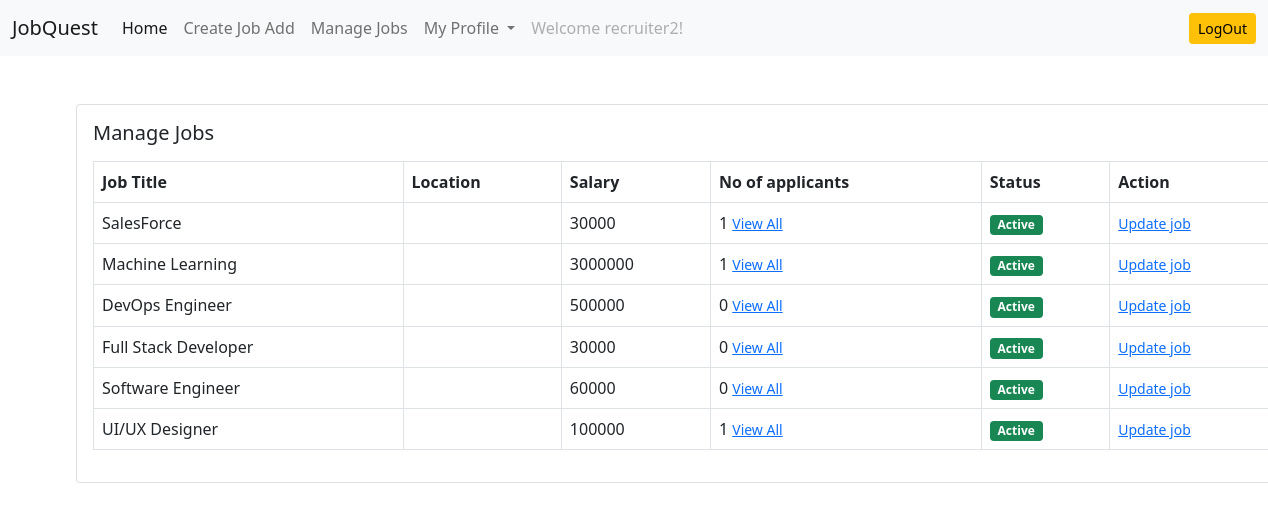
/job/manage-job/ (signed in), run on the app's committed database.
### users/models.py (models this page shows)
class User(AbstractUser):
    email = models.EmailField(unique=True)
    is_recruiter = models.BooleanField(default=False)
    is_applicant = models.BooleanField(default=False)
    has_resume = models.BooleanField(default=False)
    has_company =  models.BooleanField(default=False)

### job/models.py (models this page shows, shortened)
class Job(models.Model):
    job_type_choices=(
        ('Remote','Remote'),
        ('Onsite','Onsite'),
        ('Hybrid','Hybrid')
    )
    user = models.ForeignKey(User,on_delete=models.CASCADE)
    company = models.ForeignKey(Company, on_delete=models.CASCADE)
    title = models.CharField(max_length=100)
    city = models.CharField(max_length=100)
    salary = models.PositiveIntegerField(default=30000)
    min_experience = models.PositiveIntegerField(default=0)
    max_experience = models.PositiveIntegerField(default=2)
    requirements = models.TextField()   # skills
    skills = models.TextField()
    is_available = models.BooleanField(default=True)
    timestamp = models.DateTimeField(auto_now_add=True)
    industry = models.ForeignKey(Industry, on_delete=models.DO_NOTHING, null=True, blank = True)
    state = models.ForeignKey(State, on_delete=models.DO_NOTHING, null=True, blank=True)
    job_type = models.CharField(max_length=20, choices = job_type_choices, null = True, blank =True)

### job/views.py (the view)
# urls.py: path('manage-job/', views.manage_jobs,name='manage-jobs'),
def manage_jobs(request):
    jobs = Job.objects.filter(user=request.user,company=request.user.company)
    context = {'jobs':jobs}
    return render(request, 'job/manage_jobs.html',context)

### templates/job/manage_jobs.html
{% extends 'base.html' %}
{% load humanize %}
{% block content %}
<div class="card mx-auto" style="width: 76rem;">
    <div class="card-body">
        <h5 class="card-title mb-3">Manage Jobs</h5>
        <table class="table table-bordered">
            <thead>
                <tr>
                    <th scope="col">Job Title</th>
                    <th scope="col">Location</th>
                    <th scope="col">Salary </th>
                    <th scope="col">No of applicants </th>
                    <th scope="col">Status</th>
                    <th scope="col">Action</th>
                </tr>
            </thead>
            <tbody>
                {% for job in jobs %}
                <tr>
                    <td>{{job.title}}</td>
                    <td>{{job.location}}</td>
                    <td>{{job.salary}}</td>
                    <td>{{job.applyjob_set.all.count}} <a href="{% url 'all-applicants' job.pk %}"><small>View All</small></a></td>
                    {% if job.is_available %}
                    <td><span class="badge bg-success">Active</span></td>
                    {% else %}
                    <td><span class="badge bg-warning">Not Active</span></td>
                    {% endif %}
                    <td><a href="{% url 'update-job' job.pk %}"><small>Update job</small></a></td>
                </tr>
                {% endfor %}
            </tbody>
        </table>
    </div>
    {% endblock content %}

### templates/base.html (shortened to what this page needs)
<!DOCTYPE html>
<html lang="en">
<head>
  <link href="https://cdn.jsdelivr.net/npm/bootstrap@5.0.2/dist/css/bootstrap.min.css" rel="stylesheet"
>
</head>
<body>
  <nav class="navbar navbar-expand-lg navbar-light bg-light">
    <div class="container-fluid">
      <a class="navbar-brand" href="{% url 'home' %}">JobQuest</a>
      <div class="collapse navbar-collapse" id="navbarSupportedContent">
        {% if request.user.is_authenticated %}
        {% if request.user.is_applicant %}
        <ul class="navbar-nav me-auto mb-2 mb-lg-0">
          <li class="nav-item">
            <a class="nav-link active" aria-current="page" href="{% url 'dashboard'  %}">Home</a>
          </li>
          {% if request.user.has_resume %}
          <li class="nav-item">
            <a class="nav-link" href="{% url 'job-listing'  %}">Apply to jobs</a>
          </li>
          <li class="nav-item">
            <a class="nav-link" aria-current="page" href="{% url 'applied-jobs' %}">Manage Applications</a>
          </li>
          {% else %}
          <li class="nav-item">
            <a class="nav-link" href="{% url 'update-resume' %}">Create resume</a>
          </li>
          {% endif %}
          <li class="nav-item dropdown">
            <a class="nav-link dropdown-toggle" href="#" id="navbarDropdown" role="button" data-bs-toggle="dropdown"
              aria-expanded="false">
              My profile
            </a>
            <ul class="dropdown-menu" aria-labelledby="navbarDropdown">
              <li><a class="dropdown-item" href="#">View Analytics</a></li>
              <li><a class="dropdown-item" href="{% url 'update-resume' %}">My resume</a></li>
              <li>
                <hr class="dropdown-divider">
              </li>
              <li><a class="dropdown-item" href="{%url 'my_preferences' %}">My preferences</a></li>
            </ul>
          </li>
          <li class="nav-item">
            <a class="nav-link disabled" href="#" tabindex="-1" aria-disabled="true">
              Welcome {{ request.user.email|cut:'@'|slice:':-9' }}!
          </a>
          </li>
        </ul>
        <a href="{% url 'logout' %}" class="btn btn-warning btn-sm ">LogOut</a>
        {% elif request.user.is_recruiter %}
        <ul class="navbar-nav me-auto mb-2 mb-lg-0">
          <li class="nav-item">
            <a class="nav-link active" aria-current="page" href="{% url 'dashboard'  %}">Home</a>
          </li>
          {% if request.user.has_company %}
          <li class="nav-item">
            <a class="nav-link" href="{% url 'create-job' %}">Create Job Add</a>
          </li>
          <li class="nav-item">
            <a class="nav-link" href="{% url 'manage-jobs' %}">Manage Jobs</a>
          </li>
          {% else %}
          <li class="nav-item">
            <a class="nav-link" href="{% url 'update-company' %}">Create Company</a>
          </li>
          {% endif %}
          <li class="nav-item dropdown">
            <a class="nav-link dropdown-toggle" href="#" id="navbarDropdown" role="button" data-bs-toggle="dropdown"
              aria-expanded="false">
              My Profile
            </a>
          </li>
          <li class="nav-item">
            <a class="nav-link disabled" href="#" tabindex="-1" aria-disabled="true"> Welcome {{ request.user.email|cut:'@'|slice:':-9' }}!</a>
          </li>
        </ul>
        <a href="{% url 'logout' %}" class="btn btn-warning btn-sm ">LogOut</a>
        {% endif %}
        {% endif %}
      </div>
    </div>
  </nav>
  <div class="container mt-5">
    {% block content %}
    {% endblock content %}
  </div>
</body>
</html>

### data on the page
User: user.email "recruiter2"
Job: title "SalesForce", salary "30000", applyjob_set.all.count "1", is_available "Active"
Job: title "Machine Learning", salary "3000000", applyjob_set.all.count "1", is_available "Active"
Job: title "DevOps Engineer", salary "500000", applyjob_set.all.count "0", is_available "Active"
Job: title "Full Stack Developer", salary "30000", applyjob_set.all.count "0", is_available "Active"
Job: title "Software Engineer", salary "60000", applyjob_set.all.count "0", is_available "Active"
Job: title "UI/UX Designer", salary "100000", applyjob_set.all.count "1", is_available "Active"
